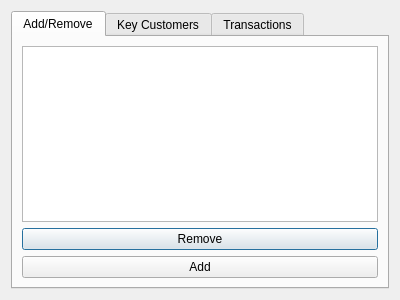
<?xml version="1.0" encoding="UTF-8"?>
<ui version="4.0">
 <class>adminwindow</class>
 <widget class="QDialog" name="adminwindow">
  <property name="geometry">
   <rect>
    <x>0</x>
    <y>0</y>
    <width>400</width>
    <height>300</height>
   </rect>
  </property>
  <property name="windowTitle">
   <string>Dialog</string>
  </property>
  <layout class="QVBoxLayout" name="verticalLayout">
   <item>
    <widget class="QTabWidget" name="addremoveTab">
     <property name="currentIndex">
      <number>0</number>
     </property>
     <widget class="QWidget" name="tab_1">
      <attribute name="title">
       <string>Add/Remove</string>
      </attribute>
      <layout class="QVBoxLayout" name="verticalLayout_2">
       <item>
        <widget class="QTableView" name="customerTable">
         <property name="editTriggers">
          <set>QAbstractItemView::AllEditTriggers</set>
         </property>
         <property name="selectionMode">
          <enum>QAbstractItemView::SingleSelection</enum>
         </property>
         <property name="selectionBehavior">
          <enum>QAbstractItemView::SelectRows</enum>
         </property>
         <property name="sortingEnabled">
          <bool>false</bool>
         </property>
        </widget>
       </item>
       <item>
        <widget class="QPushButton" name="removeCustomer">
         <property name="text">
          <string>Remove</string>
         </property>
        </widget>
       </item>
       <item>
        <widget class="QPushButton" name="addCustomer">
         <property name="text">
          <string>Add</string>
         </property>
        </widget>
       </item>
      </layout>
     </widget>
     <widget class="QWidget" name="tab_2">
      <attribute name="title">
       <string>Key Customers</string>
      </attribute>
      <layout class="QVBoxLayout" name="verticalLayout_3">
       <item>
        <widget class="QTableView" name="keyTable"/>
       </item>
      </layout>
     </widget>
     <widget class="QWidget" name="tab">
      <attribute name="title">
       <string>Transactions</string>
      </attribute>
      <layout class="QVBoxLayout" name="verticalLayout_4">
       <item>
        <widget class="QTableView" name="transTable"/>
       </item>
       <item>
        <widget class="QPushButton" name="transButton">
         <property name="text">
          <string>Get Transactions</string>
         </property>
        </widget>
       </item>
      </layout>
     </widget>
    </widget>
   </item>
  </layout>
 </widget>
 <resources/>
 <connections/>
</ui>
